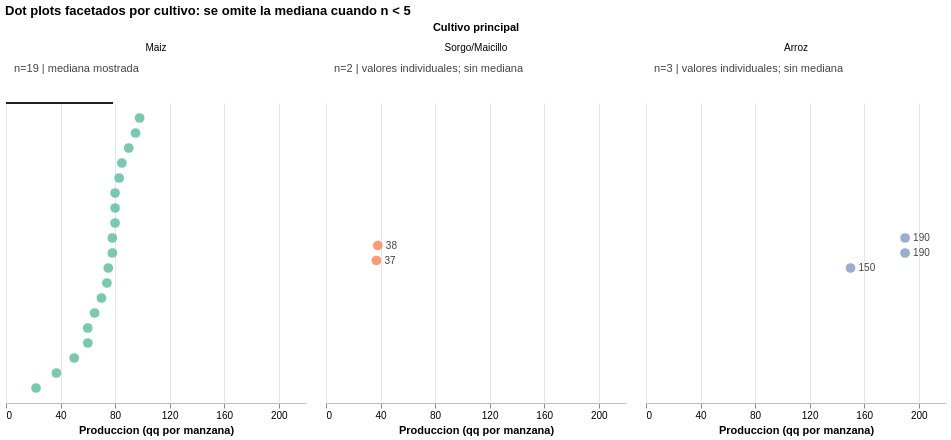

The code cell stored with this chart in its notebook:
### Markdown cell above
### Decisiones de diseno: Likert y respuestas abiertas

Las preguntas Likert se representan con barras divergentes porque la escala tiene direccion semantica y debe leerse alrededor de un punto neutro. Esta solucion conserva la estructura de cada item, a diferencia de los agregados `Bajo`, `Medio` y `Alto` del manuscrito original. Para las respuestas abiertas, la salida principal se mantiene en una codificacion tematica reproducible con barras ordenadas y eje comun, porque es la opcion mas analitica, comparable y defendible para el entregable. Esta decision evita volver a recursos menos precisos y mantiene la lectura centrada en categorias biologicamente interpretables.

### Code cell
MIN_DISTRIBUTION_N = 5

df_sm = survey_clean[
    survey_clean["produccion_qq_mz"].notna() &
    survey_clean["cultivo_principal"].isin(["Maiz", "Sorgo/Maicillo", "Arroz"])
].copy()

df_sm = df_sm.sort_values(["cultivo_principal", "produccion_qq_mz"]).reset_index(drop=True)
df_sm["rank_in_crop"] = df_sm.groupby("cultivo_principal").cumcount()
df_sm["n_crop"] = df_sm.groupby("cultivo_principal")["id_encuesta"].transform("size")
max_n_crop = int(df_sm["n_crop"].max())
df_sm["y_pos"] = df_sm["rank_in_crop"] - (df_sm["n_crop"] - 1) / 2
df_sm["mostrar_resumen"] = df_sm["n_crop"] >= MIN_DISTRIBUTION_N
df_sm["valor_label"] = df_sm["produccion_qq_mz"].map(lambda x: f"{x:.0f}")

base_sm = alt.Chart(df_sm).encode(
    x=alt.X("produccion_qq_mz:Q", title="Produccion (qq por manzana)", scale=alt.Scale(domain=[0, 220]), axis=alt.Axis(values=list(range(0, 221, 20)))),
    color=alt.Color("cultivo_principal:N", scale=alt.Scale(domain=list(CROP_PALETTE.keys()), range=list(CROP_PALETTE.values())), legend=None)
)

points_sm = base_sm.mark_circle(size=95, opacity=0.88).encode(
    y=alt.Y("y_pos:Q", title=None, axis=None, scale=alt.Scale(domain=[-(max_n_crop - 1) / 2 - 0.75, (max_n_crop - 1) / 2 + 0.75])),
    tooltip=["id_encuesta:Q", "cultivo_principal:N", "n_crop:Q", alt.Tooltip("produccion_qq_mz:Q", format=".1f", title="Produccion")]
)

value_labels_sm = alt.Chart(df_sm).transform_filter(
    alt.datum.n_crop < MIN_DISTRIBUTION_N
).mark_text(
    align="left",
    dx=8,
    fontSize=10,
    color="#444444"
).encode(
    x="produccion_qq_mz:Q",
    y="y_pos:Q",
    text="valor_label:N"
)

median_sm = alt.Chart(df_sm).transform_filter(
    alt.datum.mostrar_resumen
).mark_rule(color="#222222", strokeWidth=2).transform_joinaggregate(
    mediana="median(produccion_qq_mz)",
    groupby=["cultivo_principal"]
).encode(
    x="mediana:Q",
    y=alt.value(0)
)

n_sm = alt.Chart(df_sm).transform_aggregate(
    n="count()",
    groupby=["cultivo_principal"]
).transform_calculate(
    label='"n=" + datum.n + (datum.n < 5 ? " | valores individuales; sin mediana" : " | mediana mostrada")'
).mark_text(dy=-34, align="left", color="#444444", fontSize=11).encode(
    x=alt.value(8),
    y=alt.value(0),
    text="label:N"
)

small_multiples = alt.layer(points_sm, value_labels_sm, median_sm, n_sm, data=df_sm).facet(
    facet=alt.Facet("cultivo_principal:N", sort=["Maiz", "Sorgo/Maicillo", "Arroz"], title="Cultivo principal"),
    columns=3
).properties(
    title="Dot plots facetados por cultivo: se omite la mediana cuando n < 5"
).configure_view(strokeWidth=0).configure_axis(gridColor="#e6e6e6", domainColor="#bdbdbd")

small_multiples

### Figure 1 — Vega-Lite specification as saved in the notebook (floating-point values rounded to 4 significant figures)
{"config": {"view": {"continuousWidth": 300, "continuousHeight": 300, "strokeWidth": 0}, "axis": {"domainColor": "#bdbdbd", "gridColor": "#e6e6e6"}}, "data": {"name": "data-fe56df9cbd436dca3968768f0ebce914"}, "facet": {"field": "cultivo_principal", "sort": ["Maiz", "Sorgo/Maicillo", "Arroz"], "title": "Cultivo principal", "type": "nominal"}, "spec": {"layer": [{"mark": {"type": "circle", "opacity": 0.88, "size": 95}, "encoding": {"color": {"field": "cultivo_principal", "legend": null, "scale": {"domain": ["Maiz", "Sorgo/Maicillo", "Arroz"], "range": ["#66c2a5", "#fc8d62", "#8da0cb"]}, "type": "nominal"}, "tooltip": [{"field": "id_encuesta", "type": "quantitative"}, {"field": "cultivo_principal", "type": "nominal"}, {"field": "n_crop", "type": "quantitative"}, {"field": "produccion_qq_mz", "format": ".1f", "title": "Produccion", "type": "quantitative"}], "x": {"axis": {"values": [0, 20, 40, 60, 80, 100, 120, 140, 160, 180, 200, 220]}, "field": "produccion_qq_mz", "scale": {"domain": [0, 220]}, "title": "Produccion (qq por manzana)", "type": "quantitative"}, "y": {"axis": null, "field": "y_pos", "scale": {"domain": [-9.75, 9.75]}, "title": null, "type": "quantitative"}}}, {"mark": {"type": "text", "align": "left", "color": "#444444", "dx": 8, "fontSize": 10}, "encoding": {"text": {"field": "valor_label", "type": "nominal"}, "x": {"field": "produccion_qq_mz", "type": "quantitative"}, "y": {"field": "y_pos", "type": "quantitative"}}, "transform": [{"filter": "(datum.n_crop < 5)"}]}, {"mark": {"type": "rule", "color": "#222222", "strokeWidth": 2}, "encoding": {"x": {"field": "mediana", "type": "quantitative"}, "y": {"value": 0}}, "transform": [{"filter": "datum.mostrar_resumen"}, {"joinaggregate": [{"op": "median", "field": "produccion_qq_mz", "as": "mediana"}], "groupby": ["cultivo_principal"]}]}, {"mark": {"type": "text", "align": "left", "color": "#444444", "dy": -34, "fontSize": 11}, "encoding": {"text": {"field": "label", "type": "nominal"}, "x": {"value": 8}, "y": {"value": 0}}, "transform": [{"aggregate": [{"op": "count", "as": "n"}], "groupby": ["cultivo_principal"]}, {"calculate": "\"n=\" + datum.n + (datum.n < 5 ? \" | valores individuales; sin mediana\" : \" | mediana mostrada\")", "as": "label"}]}]}, "columns": 3, "title": "Dot plots facetados por cultivo: se omite la mediana cuando n < 5", "$schema": "https://vega.github.io/schema/vega-lite/v5.20.1.json", "datasets": {"data-fe56df9cbd436dca3968768f0ebce914": [{"id_encuesta": 22, "biofert_std": "Albamin", "cultivo_reportado_std": "Arroz", "cultivo_principal": "Arroz", "manzanas_cultivadas": "0,5 Mz", "produccion_qq_mz": 150.0, "texto_desarrollo": "Mas frondoso y aumento en el peso del gajo; también se debe a que cambiamos de utilizar semilla a criolla a otra semilla mejorada.", "respuesta_freq_plaguicidas": "3 veces", "freq_plaguicidas_fuera_dominio": false, "freq_plaguicidas_ciclo": 3.0, "texto_plaguicidas": "si ha bajado", "cambio_plagas_std": "Disminucion", "tema_plaguicidas": "Otro o ambiguo", "tema_desarrollo": "Llenado de grano o semilla", "rank_in_crop": 0, "n_crop": 3, "y_pos": -1.0, "mostrar_resumen": false, "valor_label": "150"}, {"id_encuesta": 24, "biofert_std": "Crop Plus", "cultivo_reportado_std": "Arroz", "cultivo_principal": "Arroz", "manzanas_cultivadas": 1, "produccion_qq_mz": 190.0, "texto_desarrollo": "Mejor llenado", "respuesta_freq_plaguicidas": "3 veces, y galón por manzana", "freq_plaguicidas_fuera_dominio": false, "freq_plaguicidas_ciclo": 3.0, "texto_plaguicidas": "no", "cambio_plagas_std": "Sin cambio o mixto", "tema_plaguicidas": "Sin cambio claro", "tema_desarrollo": "Llenado de grano o semilla", "rank_in_crop": 1, "n_crop": 3, "y_pos": 0.0, "mostrar_resumen": false, "valor_label": "190"}, {"id_encuesta": 25, "biofert_std": "Crop Plus", "cultivo_reportado_std": "Arroz", "cultivo_principal": "Arroz", "manzanas_cultivadas": 1, "produccion_qq_mz": 190.0, "texto_desarrollo": "Probablemente un mejor llenado", "respuesta_freq_plaguicidas": "3 veces y un galón por manzana", "freq_plaguicidas_fuera_dominio": false, "freq_plaguicidas_ciclo": 3.0, "texto_plaguicidas": "no", "cambio_plagas_std": "Sin cambio o mixto", "tema_plaguicidas": "Sin cambio claro", "tema_desarrollo": "Llenado de grano o semilla", "rank_in_crop": 2, "n_crop": 3, "y_pos": 1.0, "mostrar_resumen": false, "valor_label": "190"}, {"id_encuesta": 8, "biofert_std": "Biopro", "cultivo_reportado_std": "Maiz", "cultivo_principal": "Maiz", "manzanas_cultivadas": "1/4 ", "produccion_qq_mz": 22.0, "texto_desarrollo": "si, crece mejor", "respuesta_freq_plaguicidas": "1 bombada", "freq_plaguicidas_fuera_dominio": false, "freq_plaguicidas_ciclo": 1.0, "texto_plaguicidas": "si uso mucho menos", "cambio_plagas_std": "Disminucion", "tema_plaguicidas": "Menor uso o incidencia", "tema_desarrollo": "Salud general", "rank_in_crop": 0, "n_crop": 19, "y_pos": -9.0, "mostrar_resumen": true, "valor_label": "22"}, {"id_encuesta": 4, "biofert_std": "Biopro", "cultivo_reportado_std": "Maiz", "cultivo_principal": "Maiz", "manzanas_cultivadas": "1/2 manzana", "produccion_qq_mz": 37.0, "texto_desarrollo": "si, se ve mas saludable", "respuesta_freq_plaguicidas": "depende de como vaya la plaga", "freq_plaguicidas_fuera_dominio": false, "freq_plaguicidas_ciclo": null, "texto_plaguicidas": "si se observan mucho menos", "cambio_plagas_std": "Disminucion", "tema_plaguicidas": "Menor uso o incidencia", "tema_desarrollo": "Salud general", "rank_in_crop": 1, "n_crop": 19, "y_pos": -8.0, "mostrar_resumen": true, "valor_label": "37"}, {"id_encuesta": 18, "biofert_std": "Bioamigo", "cultivo_reportado_std": "Maiz + Sorgo + Frijol", "cultivo_principal": "Maiz", "manzanas_cultivadas": "1,5 mz", "produccion_qq_mz": 50.0, "texto_desarrollo": "se ve mejor", "respuesta_freq_plaguicidas": "volaton granulado uso para el gusano una sola vez le pongo", "freq_plaguicidas_fuera_dominio": false, "freq_plaguicidas_ciclo": null, "texto_plaguicidas": "menos se usa, llega menos plaga", "cambio_plagas_std": "Disminucion", "tema_plaguicidas": "Menor uso o incidencia", "tema_desarrollo": "Salud general", "rank_in_crop": 2, "n_crop": 19, "y_pos": -7.0, "mostrar_resumen": true, "valor_label": "50"}, {"id_encuesta": 1, "biofert_std": "Nitroesten", "cultivo_reportado_std": "Maiz", "cultivo_principal": "Maiz", "manzanas_cultivadas": "0.5 mz", "produccion_qq_mz": 60.0, "texto_desarrollo": "mejor color, vigorosa", "respuesta_freq_plaguicidas": "3 abonadas y quintal por aonada, 16-20-0 al momento de siembra. a los 15 dias primera,  segunda 25, tercera 35 dias", "freq_plaguicidas_fuera_dominio": true, "freq_plaguicidas_ciclo": null, "texto_plaguicidas": "etsal liquido 12cc por bombada 17 litros", "cambio_plagas_std": "Disminucion", "tema_plaguicidas": "Otro o ambiguo", "tema_desarrollo": "Vigor", "rank_in_crop": 3, "n_crop": 19, "y_pos": -6.0, "mostrar_resumen": true, "valor_label": "60"}, {"id_encuesta": 15, "biofert_std": "Bioamigo", "cultivo_reportado_std": "Maiz + Sorgo + Frijol", "cultivo_principal": "Maiz", "manzanas_cultivadas": 1, "produccion_qq_mz": 60.0, "texto_desarrollo": "La planta tiene mas follaje y mejora la raiz", "respuesta_freq_plaguicidas": "unas 3 veces para el gusano", "freq_plaguicidas_fuera_dominio": false, "freq_plaguicidas_ciclo": 3.0, "texto_plaguicidas": "bajo ", "cambio_plagas_std": "Disminucion", "tema_plaguicidas": "Menor uso o incidencia", "tema_desarrollo": "Raices", "rank_in_crop": 4, "n_crop": 19, "y_pos": -5.0, "mostrar_resumen": true, "valor_label": "60"}, {"id_encuesta": 12, "biofert_std": "Mezclas artesanales", "cultivo_reportado_std": "Maiz", "cultivo_principal": "Maiz", "manzanas_cultivadas": "1 Mz", "produccion_qq_mz": 65.0, "texto_desarrollo": "si, a raíces son mejores", "respuesta_freq_plaguicidas": "2 veces", "freq_plaguicidas_fuera_dominio": false, "freq_plaguicidas_ciclo": 2.0, "texto_plaguicidas": "se ha mantenido", "cambio_plagas_std": "Sin cambio o mixto", "tema_plaguicidas": "Otro o ambiguo", "tema_desarrollo": "Raices", "rank_in_crop": 5, "n_crop": 19, "y_pos": -4.0, "mostrar_resumen": true, "valor_label": "65"}, {"id_encuesta": 17, "biofert_std": "Mezclas artesanales", "cultivo_reportado_std": "Maiz + Sorgo + Frijol", "cultivo_principal": "Maiz", "manzanas_cultivadas": "1 Mz", "produccion_qq_mz": 70.0, "texto_desarrollo": "Nace mas pronto y enraíza mas", "respuesta_freq_plaguicidas": "Yo uso el insecticida misil 2 veces", "freq_plaguicidas_fuera_dominio": false, "freq_plaguicidas_ciclo": 2.0, "texto_plaguicidas": "lo mismo como eso no es para la plaga", "cambio_plagas_std": "Sin cambio o mixto", "tema_plaguicidas": "Sin cambio claro", "tema_desarrollo": "Raices", "rank_in_crop": 6, "n_crop": 19, "y_pos": -3.0, "mostrar_resumen": true, "valor_label": "70"}, {"id_encuesta": 7, "biofert_std": "Biopro", "cultivo_reportado_std": "Maiz", "cultivo_principal": "Maiz", "manzanas_cultivadas": 6, "produccion_qq_mz": 74.0, "texto_desarrollo": "la planta se desarolla mejor, y crece mas sana", "respuesta_freq_plaguicidas": "depende, pero normalmente entre 3 a 5 bombadas ", "freq_plaguicidas_fuera_dominio": false, "freq_plaguicidas_ciclo": null, "texto_plaguicidas": "la planta es mas resistente a las plagas", "cambio_plagas_std": "Disminucion", "tema_plaguicidas": "Mayor resistencia o proteccion", "tema_desarrollo": "Salud general", "rank_in_crop": 7, "n_crop": 19, "y_pos": -2.0, "mostrar_resumen": true, "valor_label": "74"}, {"id_encuesta": 13, "biofert_std": "Bioamigo", "cultivo_reportado_std": "Maiz + Sorgo", "cultivo_principal": "Maiz", "manzanas_cultivadas": "0,5 Mz", "produccion_qq_mz": 75.0, "texto_desarrollo": "Si, es mas verdecita y se ve mas frondosa", "respuesta_freq_plaguicidas": "2 veces para el cogollero", "freq_plaguicidas_fuera_dominio": false, "freq_plaguicidas_ciclo": 2.0, "texto_plaguicidas": "pues siempre uso lo mismo", "cambio_plagas_std": "Disminucion", "tema_plaguicidas": "Sin cambio claro", "tema_desarrollo": "Verdor o color", "rank_in_crop": 8, "n_crop": 19, "y_pos": -1.0, "mostrar_resumen": true, "valor_label": "75"}, {"id_encuesta": 3, "biofert_std": "Biopro", "cultivo_reportado_std": "Maiz", "cultivo_principal": "Maiz", "manzanas_cultivadas": 5, "produccion_qq_mz": 78.0, "texto_desarrollo": "Si, ", "respuesta_freq_plaguicidas": "depende de la incidencia de plagas", "freq_plaguicidas_fuera_dominio": false, "freq_plaguicidas_ciclo": null, "texto_plaguicidas": "Si, ha disminuido", "cambio_plagas_std": "Disminucion", "tema_plaguicidas": "Menor uso o incidencia", "tema_desarrollo": "Otro o ambiguo", "rank_in_crop": 9, "n_crop": 19, "y_pos": 0.0, "mostrar_resumen": true, "valor_label": "78"}, {"id_encuesta": 16, "biofert_std": "Bioamigo", "cultivo_reportado_std": "Maiz + Sorgo + Frijol", "cultivo_principal": "Maiz", "manzanas_cultivadas": "0,5 Mz", "produccion_qq_mz": 78.0, "texto_desarrollo": "Bueno, mas firme y mejores raices, yo siembro en ladera y la planta crece bien por las raices", "respuesta_freq_plaguicidas": "2 veces con volaton ", "freq_plaguicidas_fuera_dominio": false, "freq_plaguicidas_ciclo": 2.0, "texto_plaguicidas": "poco", "cambio_plagas_std": "Disminucion", "tema_plaguicidas": "Menor uso o incidencia", "tema_desarrollo": "Raices", "rank_in_crop": 10, "n_crop": 19, "y_pos": 1.0, "mostrar_resumen": true, "valor_label": "78"}, {"id_encuesta": 2, "biofert_std": "Biopro", "cultivo_reportado_std": "Maiz", "cultivo_principal": "Maiz", "manzanas_cultivadas": 2, "produccion_qq_mz": 80.0, "texto_desarrollo": "Si, es mas vigoroza ", "respuesta_freq_plaguicidas": "2 bombadas por manzana", "freq_plaguicidas_fuera_dominio": false, "freq_plaguicidas_ciclo": 2.0, "texto_plaguicidas": "Si, es menor la insidencia despues de usarla", "cambio_plagas_std": "Disminucion", "tema_plaguicidas": "Sin cambio claro", "tema_desarrollo": "Vigor", "rank_in_crop": 11, "n_crop": 19, "y_pos": 2.0, "mostrar_resumen": true, "valor_label": "80"}, {"id_encuesta": 5, "biofert_std": "Biopro", "cultivo_reportado_std": "Maiz", "cultivo_principal": "Maiz", "manzanas_cultivadas": 8, "produccion_qq_mz": 80.0, "texto_desarrollo": "SI, SE VE MAS VERDE ", "respuesta_freq_plaguicidas": "DEPENDE DE CUANTA PLAGA TENGA, ENTRE 2 BOMBADAS", "freq_plaguicidas_fuera_dominio": false, "freq_plaguicidas_ciclo": null, "texto_plaguicidas": "SI, LA PLANTA RESISTE MAS LA PLAGA", "cambio_plagas_std": "Disminucion", "tema_plaguicidas": "Mayor resistencia o proteccion", "tema_desarrollo": "Verdor o color", "rank_in_crop": 12, "n_crop": 19, "y_pos": 3.0, "mostrar_resumen": true, "valor_label": "80"}, {"id_encuesta": 9, "biofert_std": "Bioamigo", "cultivo_reportado_std": "Maiz", "cultivo_principal": "Maiz", "manzanas_cultivadas": 25, "produccion_qq_mz": 80.0, "texto_desarrollo": "No", "respuesta_freq_plaguicidas": "Cada 10 días. ", "freq_plaguicidas_fuera_dominio": false, "freq_plaguicidas_ciclo": null, "texto_plaguicidas": "No", "cambio_plagas_std": "Sin cambio o mixto", "tema_plaguicidas": "Sin cambio claro", "tema_desarrollo": "Otro o ambiguo", "rank_in_crop": 13, "n_crop": 19, "y_pos": 4.0, "mostrar_resumen": true, "valor_label": "80"}, {"id_encuesta": 6, "biofert_std": "Biopro", "cultivo_reportado_std": "Maiz", "cultivo_principal": "Maiz", "manzanas_cultivadas": 1, "produccion_qq_mz": 83.0, "texto_desarrollo": "si la planta crece mejor", "respuesta_freq_plaguicidas": "2 bombadas", "freq_plaguicidas_fuera_dominio": false, "freq_plaguicidas_ciclo": 2.0, "texto_plaguicidas": "si, uso menos ", "cambio_plagas_std": "Disminucion", "tema_plaguicidas": "Menor uso o incidencia", "tema_desarrollo": "Salud general", "rank_in_crop": 14, "n_crop": 19, "y_pos": 5.0, "mostrar_resumen": true, "valor_label": "83"}, {"id_encuesta": 10, "biofert_std": "Bioamigo", "cultivo_reportado_std": "Maiz + Sorgo", "cultivo_principal": "Maiz", "manzanas_cultivadas": "1,5 Manzanas", "produccion_qq_mz": 85.0, "texto_desarrollo": "Si", "respuesta_freq_plaguicidas": "2 veces, folidol", "freq_plaguicidas_fuera_dominio": false, "freq_plaguicidas_ciclo": 2.0, "texto_plaguicidas": "lo mismo", "cambio_plagas_std": "Disminucion", "tema_plaguicidas": "Sin cambio claro", "tema_desarrollo": "Otro o ambiguo", "rank_in_crop": 15, "n_crop": 19, "y_pos": 6.0, "mostrar_resumen": true, "valor_label": "85"}, {"id_encuesta": 11, "biofert_std": "Mezclas artesanales", "cultivo_reportado_std": "Maiz", "cultivo_principal": "Maiz", "manzanas_cultivadas": "0,5 Mz", "produccion_qq_mz": 90.0, "texto_desarrollo": "si, arrancan con mas vigor porque también a la siembra uso polvo de roca y eso ayuda a levantar la planta.", "respuesta_freq_plaguicidas": "Yo uso blindaje 3 veces por ciclo", "freq_plaguicidas_fuera_dominio": false, "freq_plaguicidas_ciclo": 3.0, "texto_plaguicidas": "ha bajado un poco", "cambio_plagas_std": "Disminucion", "tema_plaguicidas": "Menor uso o incidencia", "tema_desarrollo": "Vigor", "rank_in_crop": 16, "n_crop": 19, "y_pos": 7.0, "mostrar_resumen": true, "valor_label": "90"}, {"id_encuesta": 14, "biofert_std": "Bocachi", "cultivo_reportado_std": "Maiz + Sorgo", "cultivo_principal": "Maiz", "manzanas_cultivadas": 1, "produccion_qq_mz": 95.0, "texto_desarrollo": "si, nace mas rápido y la mayoría germina", "respuesta_freq_plaguicidas": "Yo solo uso cipermetrina antes de la siembra", "freq_plaguicidas_fuera_dominio": false, "freq_plaguicidas_ciclo": null, "texto_plaguicidas": "los mismo", "cambio_plagas_std": "Sin cambio o mixto", "tema_plaguicidas": "Sin cambio claro", "tema_desarrollo": "Germinacion o rebrote", "rank_in_crop": 17, "n_crop": 19, "y_pos": 8.0, "mostrar_resumen": true, "valor_label": "95"}, {"id_encuesta": 21, "biofert_std": "Organosato", "cultivo_reportado_std": "Maiz + Sorgo + Cana", "cultivo_principal": "Maiz", "manzanas_cultivadas": 1, "produccion_qq_mz": 98.0, "texto_desarrollo": "Si, mayor llenado de grano en maíz, el rebrote en sorgo es mayor.", "respuesta_freq_plaguicidas": "2 veces, aplico Volaton granulado 12 Kg/Mz", "freq_plaguicidas_fuera_dominio": false, "freq_plaguicidas_ciclo": 2.0, "texto_plaguicidas": "No ha variado mucho", "cambio_plagas_std": "Sin cambio o mixto", "tema_plaguicidas": "Sin cambio claro", "tema_desarrollo": "Germinacion o rebrote", "rank_in_crop": 18, "n_crop": 19, "y_pos": 9.0, "mostrar_resumen": true, "valor_label": "98"}, {"id_encuesta": 19, "biofert_std": "Biopro", "cultivo_reportado_std": "Sorgo/Maicillo", "cultivo_principal": "Sorgo/Maicillo", "manzanas_cultivadas": "1/4", "produccion_qq_mz": 37.0, "texto_desarrollo": "Si, la planta reciste mas la plaga", "respuesta_freq_plaguicidas": "1-2 veces por ciclo", "freq_plaguicidas_fuera_dominio": false, "freq_plaguicidas_ciclo": 1.5, "texto_plaguicidas": "Si, ahora uso menos", "cambio_plagas_std": "Disminucion", "tema_plaguicidas": "Menor uso o incidencia", "tema_desarrollo": "Otro o ambiguo", "rank_in_crop": 0, "n_crop": 2, "y_pos": -0.5, "mostrar_resumen": false, "valor_label": "37"}, {"id_encuesta": 20, "biofert_std": "Biopro", "cultivo_reportado_std": "Sorgo/Maicillo", "cultivo_principal": "Sorgo/Maicillo", "manzanas_cultivadas": 1, "produccion_qq_mz": 38.0, "texto_desarrollo": "si, la planta se va desarollando mejor", "respuesta_freq_plaguicidas": "2 veces ", "freq_plaguicidas_fuera_dominio": false, "freq_plaguicidas_ciclo": 2.0, "texto_plaguicidas": "si con el tiempo he usado menos", "cambio_plagas_std": "Disminucion", "tema_plaguicidas": "Menor uso o incidencia", "tema_desarrollo": "Salud general", "rank_in_crop": 1, "n_crop": 2, "y_pos": 0.5, "mostrar_resumen": false, "valor_label": "38"}]}}
